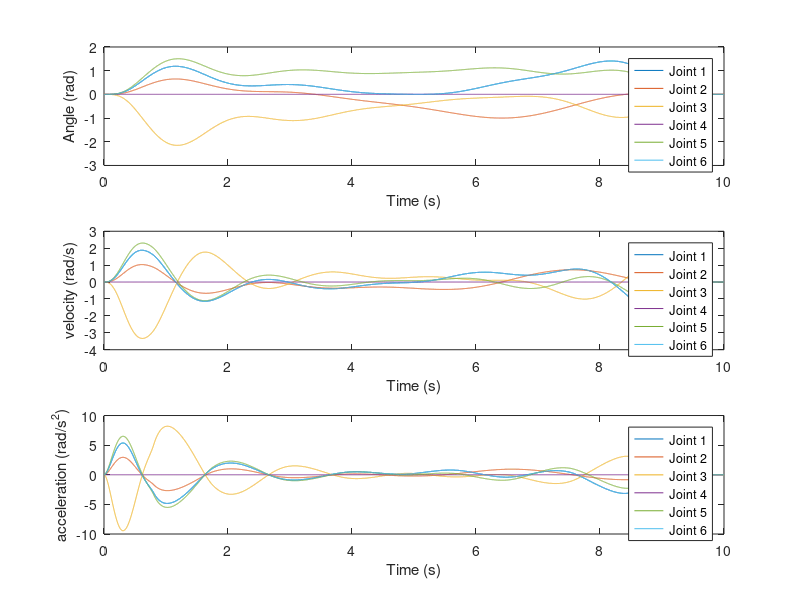

Recreate this plot in MATLAB.
clear;clc

load('minjerk.mat');

minjerk(5,:)=0;
minjerk(11,:)=0;
minjerk(17,:)=0;

t = minjerk(1,:);

figure(1)
for i=1:6
    subplot(3,1,1)
    plot(t, minjerk(i+1,:))
    hold on
end
xlabel('Time (s)')
ylabel('Angle (rad)')
legend('Joint 1','Joint 2','Joint 3','Joint 4','Joint 5','Joint 6')
hold off

for i=1:6
    subplot(3,1,2)
    plot(t, minjerk(i+7,:))
    hold on
end
xlabel('Time (s)')
ylabel('velocity (rad/s)')
legend('Joint 1','Joint 2','Joint 3','Joint 4','Joint 5','Joint 6')
hold off

for i=1:6
    subplot(3,1,3)
    plot(t, minjerk(i+13,:))
    hold on
end
xlabel('Time (s)')
ylabel('acceleration (rad/s^{2})')
legend('Joint 1','Joint 2','Joint 3','Joint 4','Joint 5','Joint 6')
hold off